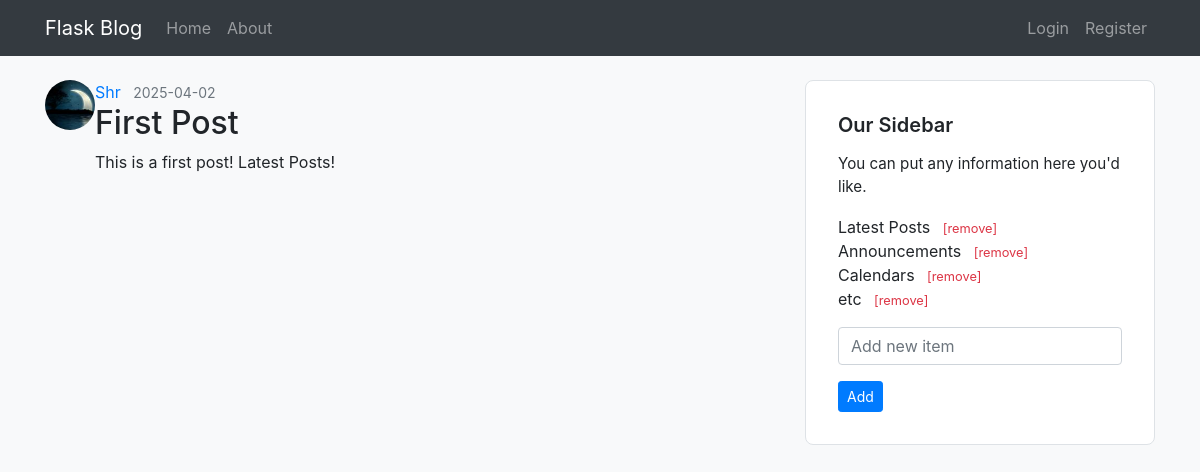
/post/1, run on the app's committed database.
### flaskblog/models.py (models this page shows, shortened)
class User(db.Model, UserMixin):
    id=db.Column(db.Integer, primary_key=True)
    username=db.Column(db.String(20), unique=True, nullable=False)
    email=db.Column(db.String(120), unique=True, nullable=False)
    image_file=db.Column(db.String(20), nullable=False, default='default.jpg')
    password=db.Column(db.String(60), nullable=False)
    posts=db.relationship('Post', backref='author', lazy=True)
    def __repr__(self):
        return f"User('{self.username}', '{self.email}', '{self.image_file}')"

class Post(db.Model):
    id=db.Column(db.Integer, primary_key=True)
    title=db.Column(db.String(100), nullable=False)
    date_posted=db.Column(db.DateTime, nullable=False, default=datetime.utcnow)
    content=db.Column(db.Text, nullable=False)
    user_id=db.Column(db.Integer, db.ForeignKey('user.id'), nullable=False)

### flaskblog/posts/routes.py (the view)
@posts.route("/post/<post_id>")
def post(post_id):
    post=Post.query.get_or_404(post_id)
    return render_template('post.html', title=post.title, post=post)

### flaskblog/__init__.py (called while the page is built)
def create_app(config_class=Config):
    app = Flask(__name__)
    app.config.from_object(Config)
    db.init_app(app)
    bcrypt.init_app(app)
    login_manager.init_app(app)
    mail.init_app(app)
    from flaskblog.users.routes import users
    from flaskblog.posts.routes import posts
    from flaskblog.main.routes import main
    from flaskblog.errors.handlers import errors
    app.register_blueprint(users)
    app.register_blueprint(posts)
    app.register_blueprint(main)
    app.register_blueprint(errors)
    @app.context_processor
    def inject_sidebar_items():
        from flaskblog.main.routes import sidebar_items
        return dict(sidebar_items=sidebar_items)
    return app

### flaskblog/templates/post.html (shortened to what this page needs)
{% extends "layout.html" %}
{% block content %}
        <article class="media content-section">
          <image class="rounded-circle article-img" src="{{ url_for('static', filename='profile_pics/' + post.author.image_file) }}" >
            <div class="media-body">
              <div class="article-metadata">
                <a class="mr-2" href="{{ url_for('users.user_posts', username=post.author.username) }}">{{ post.author.username }}</a>
                <small class="text-muted">{{ post.date_posted.strftime('%Y-%m-%d') }}</small>
              </div>
              <h2 class="article-title">{{ post.title }} </h2>
              <p class="article-content">{{ post.content }}</p>
            </div>
          </article>
{% endblock content %}

### flaskblog/static/main.css (style rules this page uses)
body { background-color: #f8f9fa; }
.article-img { width: 50px; height: 50px; object-fit: cover; border-radius: 50%; }

### data on the page
User: image_file (picture), author.username "Shr"
Post: date_posted "2025-04-02", title "First Post", content "This is a first post! Latest Posts!"

### other printed values
{{ item }} "Latest Posts" "Announcements" "Calendars" "etc"
